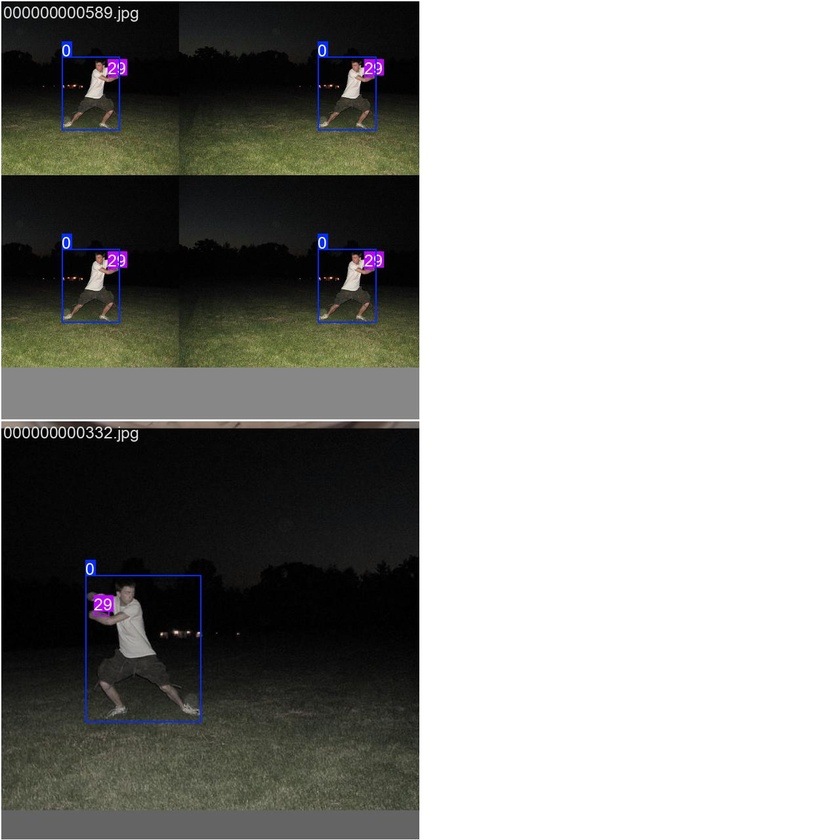
#> input picture yolo/dataset-coco128/runs/detect/train/train_batch0.jpg, 840 x 840 px, shrunk from 1280 x 1280 before the run, given in place of the camera
$ python main.py
#> lines starting #> are read from the running program, lines starting #| are printed output that depends on the picture; after the words box and inside, x2 and y2 are one past the last pixel; in counts of white or black regions, pixels touching at a corner belong together
#> in main, frame is the input picture: shape (840, 840, 3); mean B, G, R 149.3, 152, 151.9
import cv2

face_cascade = cv2.CascadeClassifier(cv2.data.haarcascades + 'haarcascade_frontalface_default.xml')

def detectAndDisplay(frame):
    frame_gray = cv2.cvtColor(frame, cv2.COLOR_BGR2GRAY)
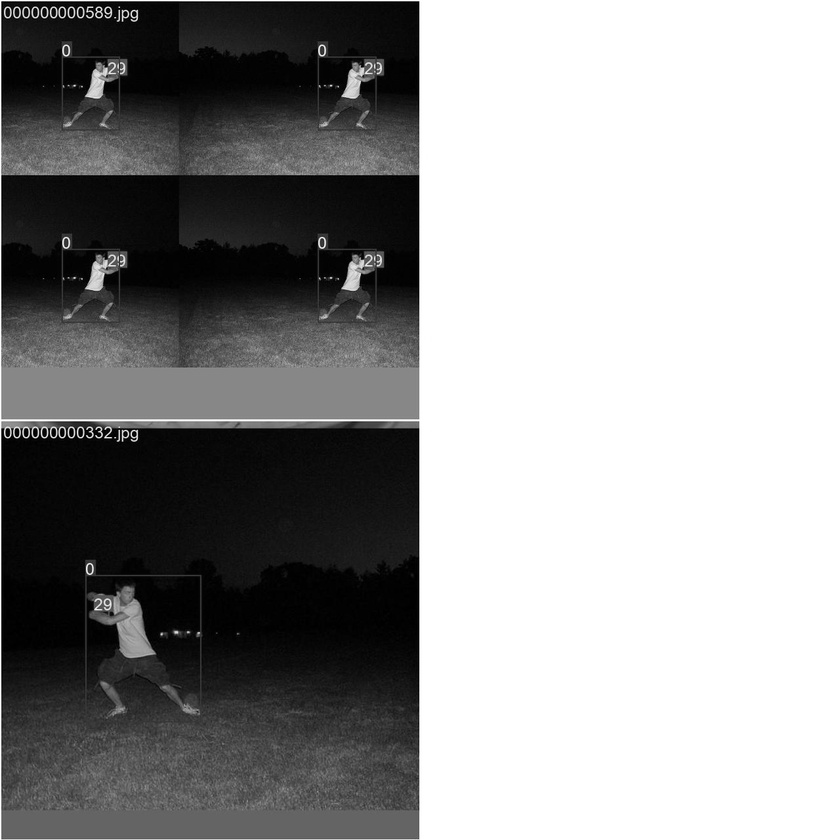
#> frame_gray: shape (840, 840); min 0, max 255, mean 151.7
    frame_gray = cv2.equalizeHist(frame_gray)
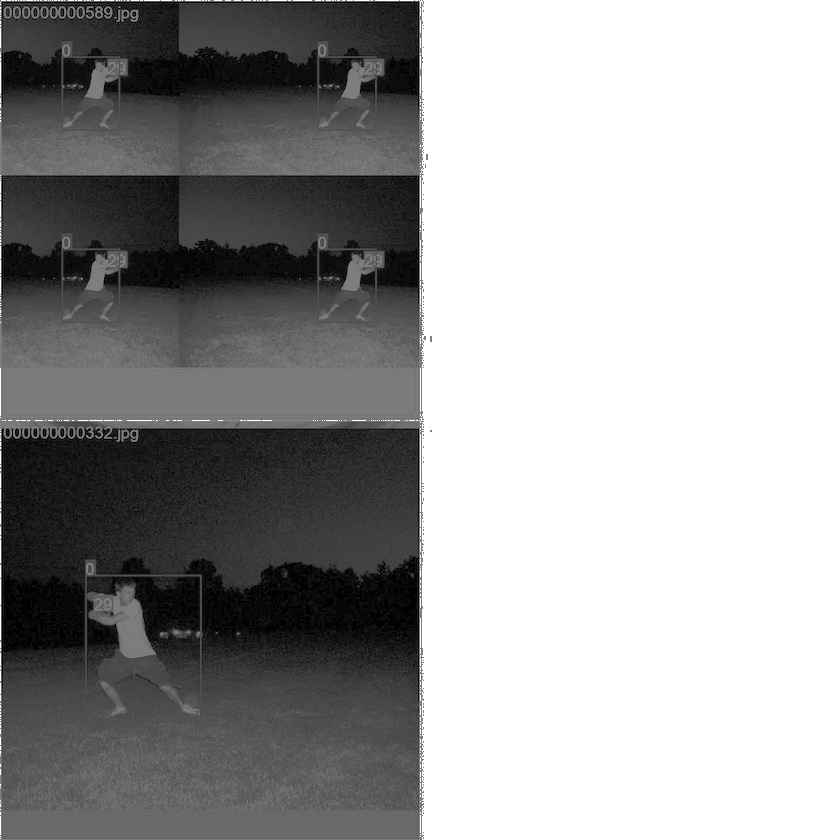
#> frame_gray: shape (840, 840); min 0, max 255, mean 159.5

    faces = face_cascade.detectMultiScale(frame_gray)
#> faces = ()

    for (x, y, w, h) in faces:
        cv2.rectangle(frame, (x, y), (x + w, y + h), (0, 255, 0), 1)
#> this loop made 0 passes

    cv2.imshow('Capture - Face detection', frame)

ESC_KEYCODE = 27

def main():
    cap = cv2.VideoCapture(0)

    if not cap.isOpened:
        print('--(!)Error opening video capture')
        exit(0)

    while True:
        ret, frame = cap.read()

        if frame is None:
            print('--(!) No captured frame -- Break!')
            break

        detectAndDisplay(frame)

        if cv2.waitKey(10) == ESC_KEYCODE:
#> (key Esc is pressed here)
            break

    cap.release()
    cv2.destroyAllWindows()

if __name__ == "__main__":
    main()

$ run again, on yolo/dataset-coco128/runs/detect/train/train_batch1.jpg
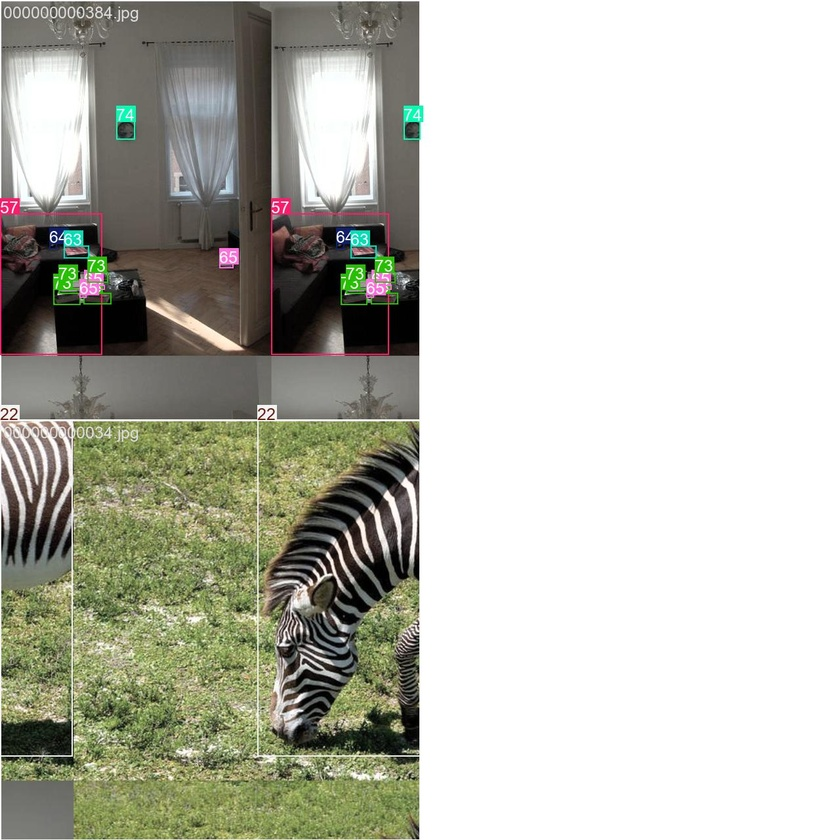
#> input picture yolo/dataset-coco128/runs/detect/train/train_batch1.jpg, 840 x 840 px, shrunk from 1280 x 1280 before the run, given in place of the camera
#> in main, frame is the input picture: shape (840, 840, 3); mean B, G, R 178.8, 189.2, 188.6
#> in detectAndDisplay, `frame_gray = cv2.equalizeHist(frame_gray)`:
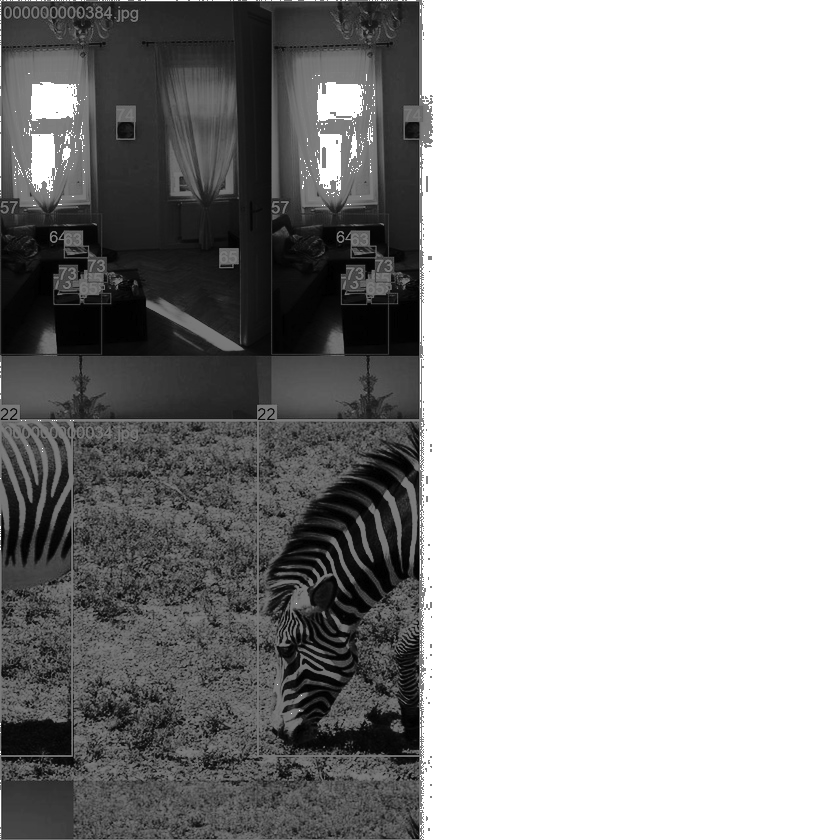
#> frame_gray: shape (840, 840); min 0, max 255, mean 160.2
#> faces = [[151, 85, 109, 109]]
#> the loop in detectAndDisplay, `for (x, y, w, h) in faces:` made 1 pass
#> after the loop in detectAndDisplay, `for (x, y, w, h) in faces:`:
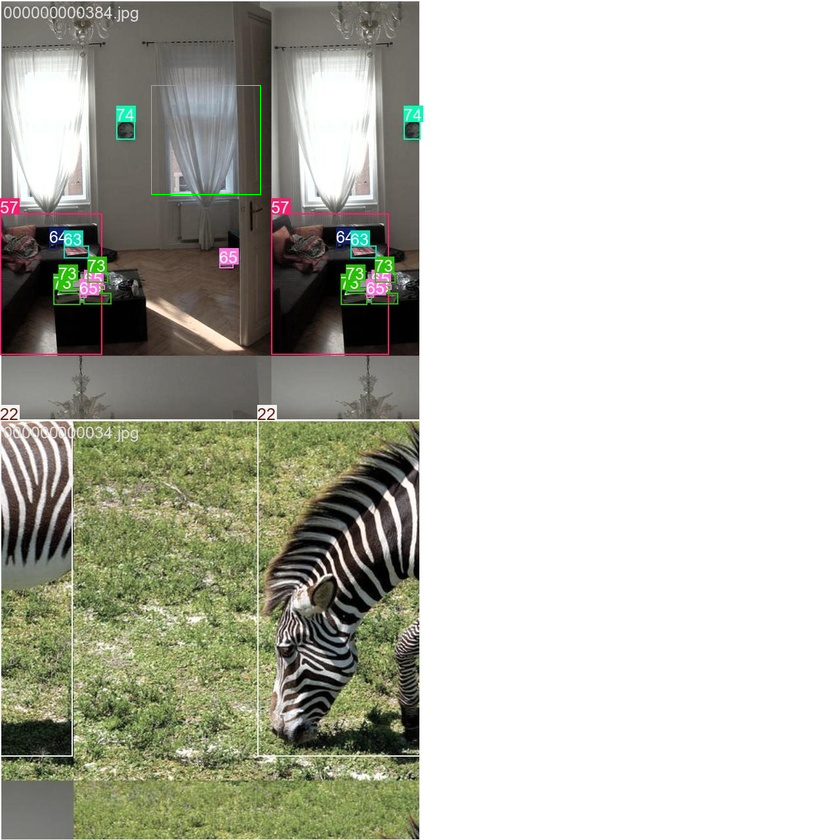
#> frame: shape (840, 840, 3); 0.06% of pixels changed, all inside (x1, y1, x2, y2) = (151, 85, 261, 195)

$ run again, on yolo/dataset-coco128/runs/detect/train/train_batch2.jpg
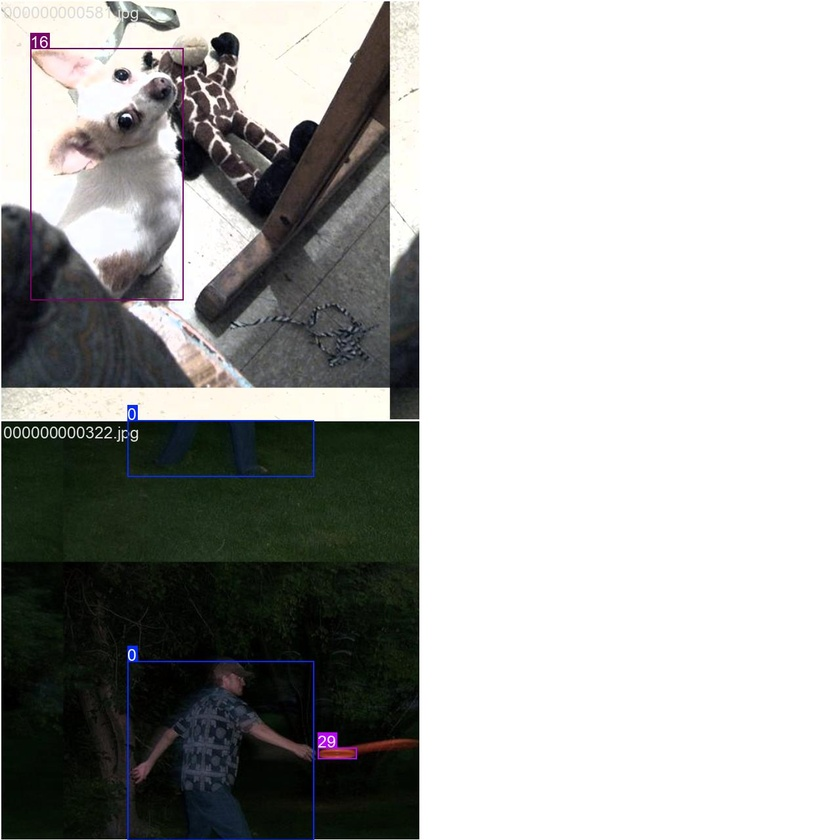
#> input picture yolo/dataset-coco128/runs/detect/train/train_batch2.jpg, 840 x 840 px, shrunk from 1280 x 1280 before the run, given in place of the camera
#> in main, frame is the input picture: shape (840, 840, 3); mean B, G, R 169.2, 171.2, 170.5
#> in detectAndDisplay, `frame_gray = cv2.equalizeHist(frame_gray)`:
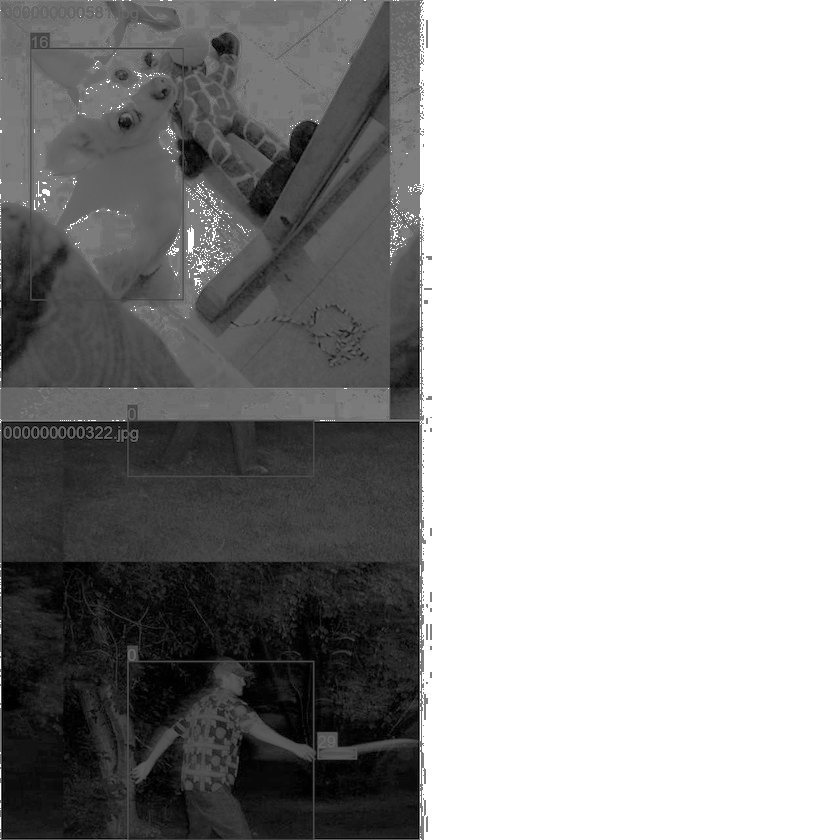
#> frame_gray: shape (840, 840); min 0, max 255, mean 159.6
#> faces = ()

$ run again, on yolo/dataset-coco128/runs/detect/train/train_batch5760.jpg
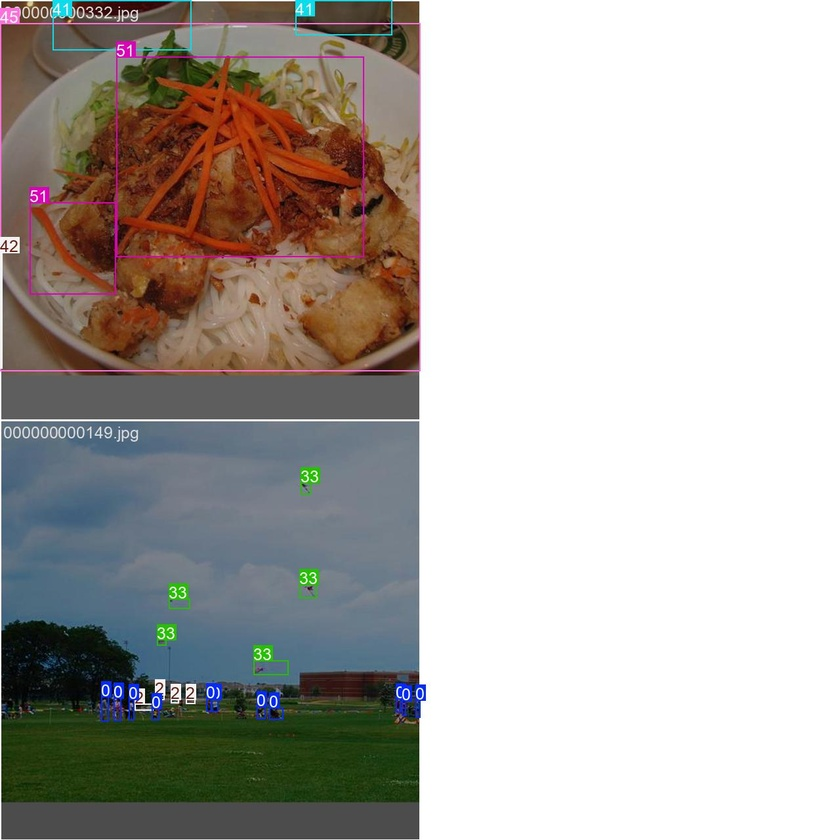
#> input picture yolo/dataset-coco128/runs/detect/train/train_batch5760.jpg, 840 x 840 px, shrunk from 1280 x 1280 before the run, given in place of the camera
#> in main, frame is the input picture: shape (840, 840, 3); mean B, G, R 168.3, 172.9, 177.1
#> in detectAndDisplay, `frame_gray = cv2.cvtColor(frame, cv2.COLOR_BGR2GRAY)`:
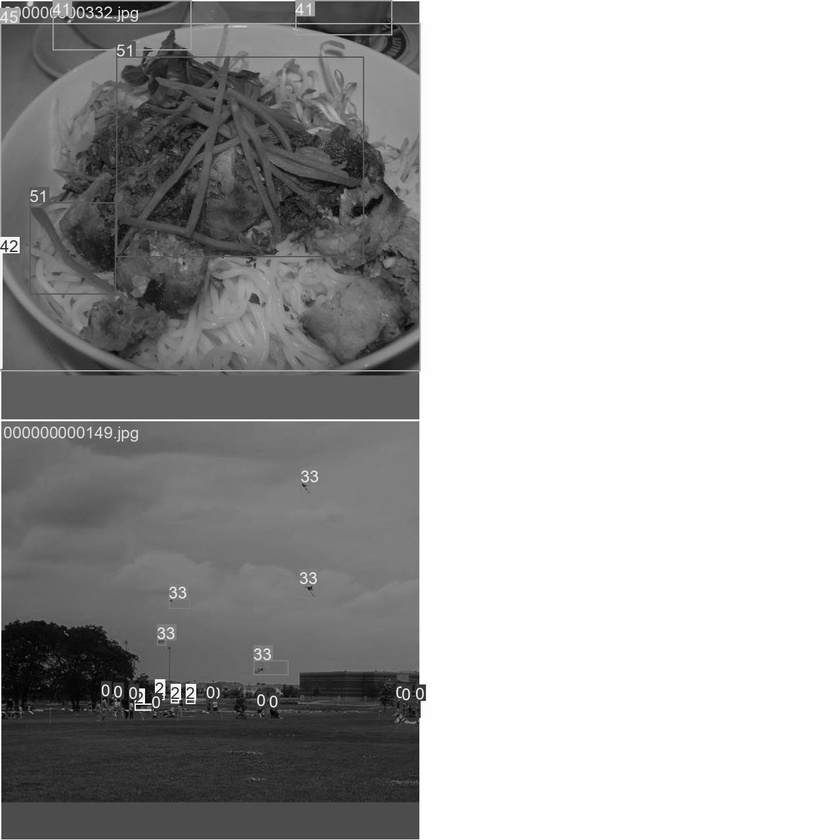
#> frame_gray: shape (840, 840); min 0, max 255, mean 173.6
#> in detectAndDisplay, `frame_gray = cv2.equalizeHist(frame_gray)`:
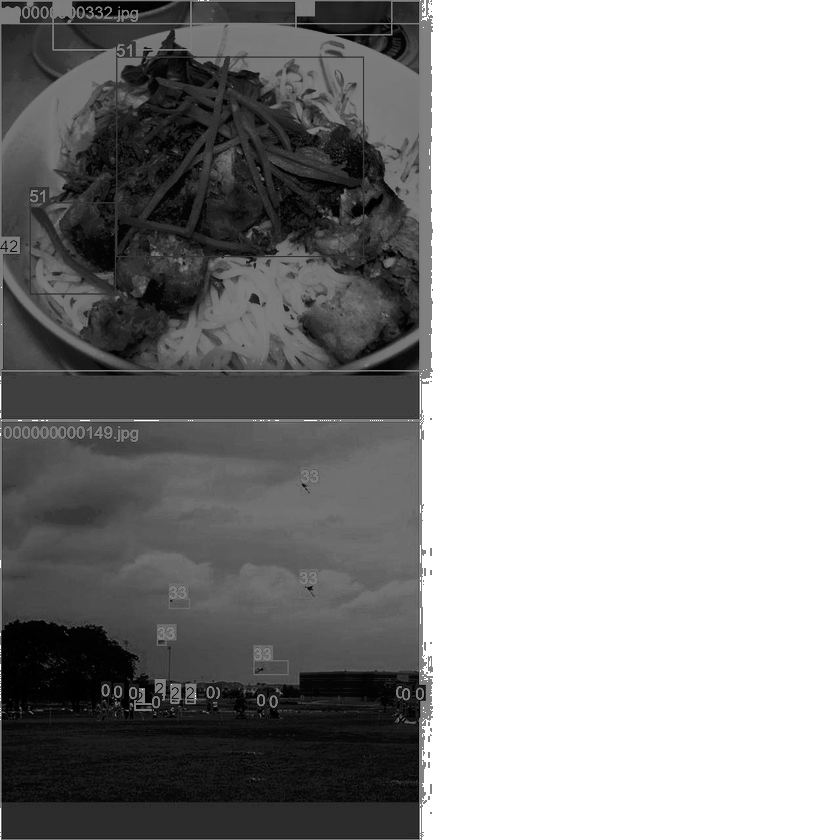
#> frame_gray: shape (840, 840); min 0, max 255, mean 158.7
#> faces = ()
